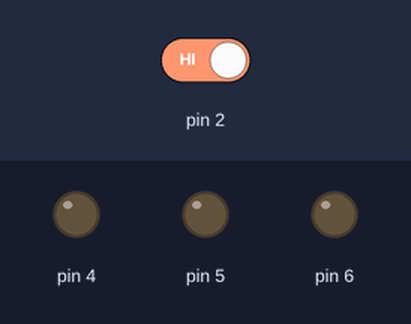
This sketch was run on a simulated Arduino Uno, built with avr-gcc and run on an emulated ATmega328P. Shown: output pins drawn as LEDs (lit = HIGH). Inputs (shaded band) come from the test bench; at power-on: pin 2 HIGH.

Above: at 5.0 s.
5.1 s: pin 2 driven LOW
At 6.2 s:
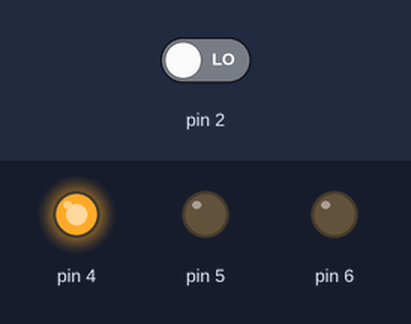
Timing chart, 0 to 8.1 s (numbered marks = the images above; inputs shaded):
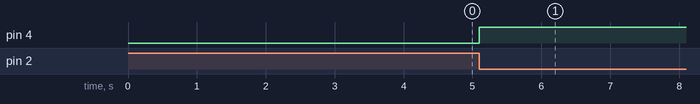

Measured:
- after the input at 5.1 s, pin 4: LOW → HIGH at once

The sketch:

5_ExternalInterrupt.ino
```cpp
#define INT0_vect _VECTOR(1)
#define F_CPU 16000000UL

#include <avr/io.h>
#include <util/delay.h>

char red = 0;

ISR(INT0_vect){
  red = ~red;
  if(red == 0){
    PORTD = PORTD & ~0x10;//off
  }
  else {
    PORTD = PORTD | 0x10;//on
  }
}
  int main(){
    //set I/O port
    DDRD = 0x70;
    // Interrupt on Falling Edge, INT0
    EICRA = EICRA | 0x02;
    // Enable INT0
    EIMSK = EIMSK | 0x01;
    // Turn on global interrupts
    sei();

    while(1){

    }
  }
```
